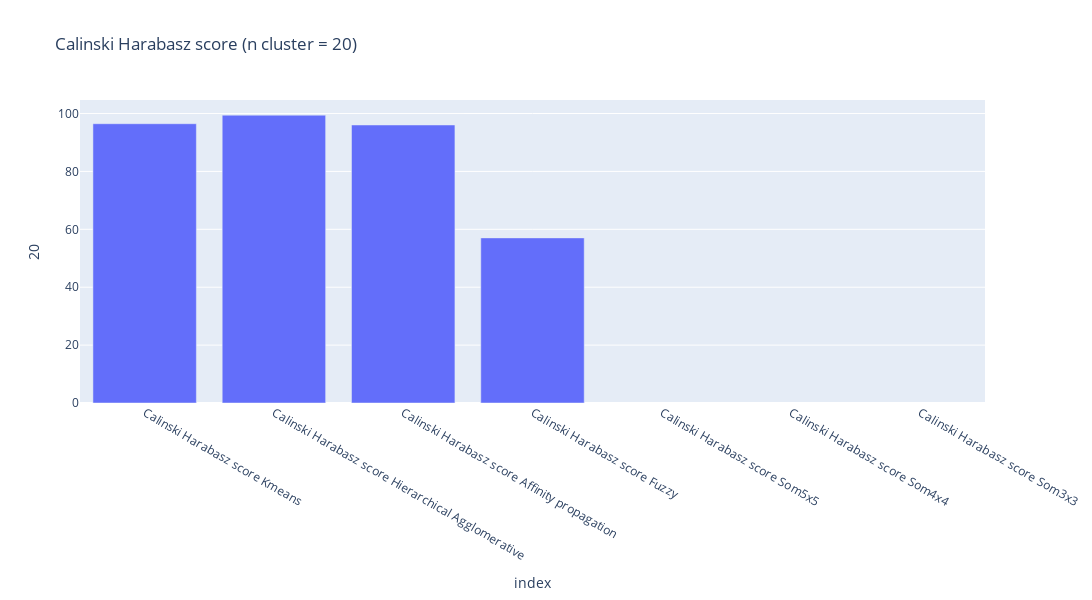

This figure's notebook cell:
### Code cell
n_cluster = 20
 title = "Calinski Harabasz score (n cluster = "+str(n_cluster)+')'
 px.bar(df_metrics_transposed.reset_index().iloc[1::3], x="index", y=n_cluster,width=1400,height=600,title=title)

### Figure 1 — Plotly figure (JSON) as saved in the notebook; plotly's stock layout.template omitted (floating-point values rounded to 4 significant figures)
{"data": [{"alignmentgroup": "True", "hovertemplate": "index=%{x}<br>20=%{y}<extra></extra>", "legendgroup": "", "marker": {"color": "#636efa", "pattern": {"shape": ""}}, "name": "", "offsetgroup": "", "orientation": "v", "showlegend": false, "textposition": "auto", "type": "bar", "x": ["Calinski Harabasz score Kmeans", "Calinski Harabasz score Hierarchical Agglomerative", "Calinski Harabasz score Affinity propagation", "Calinski Harabasz score Fuzzy", "Calinski Harabasz score Som5x5", "Calinski Harabasz score Som4x4", "Calinski Harabasz score Som3x3"], "xaxis": "x", "y": [96.48, 99.44, 96.04, 57.04, "n.a.", "n.a.", "n.a."], "yaxis": "y"}], "layout": {"barmode": "relative", "height": 600, "legend": {"tracegroupgap": 0}, "title": {"text": "Calinski Harabasz score (n cluster = 20)"}, "width": 1400, "xaxis": {"anchor": "y", "domain": [0, 1], "title": {"text": "index"}}, "yaxis": {"anchor": "x", "domain": [0, 1], "title": {"text": "20"}}}}
